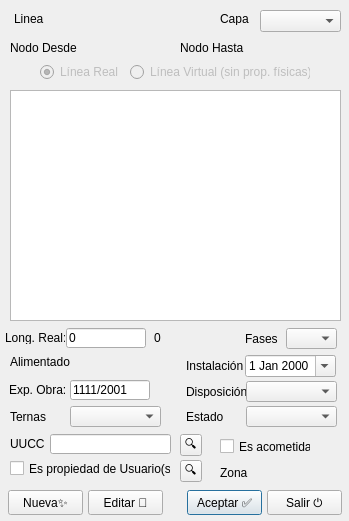
<?xml version="1.0" encoding="UTF-8"?>
<ui version="4.0">
 <class>Dialog</class>
 <widget class="QDialog" name="Dialog">
  <property name="windowModality">
   <enum>Qt::ApplicationModal</enum>
  </property>
  <property name="geometry">
   <rect>
    <x>0</x>
    <y>0</y>
    <width>349</width>
    <height>521</height>
   </rect>
  </property>
  <property name="windowTitle">
   <string>Linea</string>
  </property>
  <widget class="QComboBox" name="cmbCapa">
   <property name="geometry">
    <rect>
     <x>260</x>
     <y>10</y>
     <width>81</width>
     <height>22</height>
    </rect>
   </property>
  </widget>
  <widget class="QLineEdit" name="txtLongitud">
   <property name="geometry">
    <rect>
     <x>66</x>
     <y>328</y>
     <width>80</width>
     <height>20</height>
    </rect>
   </property>
   <property name="inputMethodHints">
    <set>Qt::ImhFormattedNumbersOnly</set>
   </property>
   <property name="text">
    <string>0</string>
   </property>
  </widget>
  <widget class="QDateEdit" name="datInstalacion">
   <property name="geometry">
    <rect>
     <x>245</x>
     <y>355</y>
     <width>91</width>
     <height>22</height>
    </rect>
   </property>
   <property name="calendarPopup">
    <bool>true</bool>
   </property>
  </widget>
  <widget class="QLabel" name="label">
   <property name="geometry">
    <rect>
     <x>14</x>
     <y>12</y>
     <width>47</width>
     <height>13</height>
    </rect>
   </property>
   <property name="text">
    <string>Linea</string>
   </property>
  </widget>
  <widget class="QLabel" name="lblLinea">
   <property name="geometry">
    <rect>
     <x>60</x>
     <y>11</y>
     <width>80</width>
     <height>16</height>
    </rect>
   </property>
   <property name="text">
    <string>&lt;automático&gt;</string>
   </property>
  </widget>
  <widget class="QLabel" name="label_5">
   <property name="geometry">
    <rect>
     <x>220</x>
     <y>12</y>
     <width>47</width>
     <height>13</height>
    </rect>
   </property>
   <property name="text">
    <string>Capa</string>
   </property>
  </widget>
  <widget class="QLabel" name="lblZona">
   <property name="geometry">
    <rect>
     <x>252</x>
     <y>463</y>
     <width>91</width>
     <height>20</height>
    </rect>
   </property>
   <property name="frameShape">
    <enum>QFrame::NoFrame</enum>
   </property>
   <property name="text">
    <string>&lt;desc.&gt;</string>
   </property>
   <property name="alignment">
    <set>Qt::AlignLeading|Qt::AlignLeft|Qt::AlignVCenter</set>
   </property>
  </widget>
  <widget class="QLabel" name="lblAlimentador">
   <property name="geometry">
    <rect>
     <x>76</x>
     <y>352</y>
     <width>101</width>
     <height>20</height>
    </rect>
   </property>
   <property name="frameShape">
    <enum>QFrame::NoFrame</enum>
   </property>
   <property name="text">
    <string>&lt;desc.&gt;</string>
   </property>
  </widget>
  <widget class="QLabel" name="label_9">
   <property name="geometry">
    <rect>
     <x>5</x>
     <y>331</y>
     <width>60</width>
     <height>13</height>
    </rect>
   </property>
   <property name="text">
    <string>Long. Real:</string>
   </property>
  </widget>
  <widget class="QLabel" name="label_10">
   <property name="geometry">
    <rect>
     <x>186</x>
     <y>359</y>
     <width>60</width>
     <height>13</height>
    </rect>
   </property>
   <property name="text">
    <string>Instalación</string>
   </property>
  </widget>
  <widget class="QPushButton" name="cmdAceptar">
   <property name="geometry">
    <rect>
     <x>187</x>
     <y>490</y>
     <width>75</width>
     <height>25</height>
    </rect>
   </property>
   <property name="text">
    <string>Aceptar ✅</string>
   </property>
   <property name="shortcut">
    <string>Return</string>
   </property>
  </widget>
  <widget class="QLabel" name="label_7">
   <property name="geometry">
    <rect>
     <x>10</x>
     <y>354</y>
     <width>60</width>
     <height>16</height>
    </rect>
   </property>
   <property name="text">
    <string>Alimentador</string>
   </property>
  </widget>
  <widget class="QLabel" name="label_8">
   <property name="geometry">
    <rect>
     <x>220</x>
     <y>465</y>
     <width>30</width>
     <height>16</height>
    </rect>
   </property>
   <property name="text">
    <string>Zona</string>
   </property>
  </widget>
  <widget class="QLineEdit" name="txtExpediente">
   <property name="geometry">
    <rect>
     <x>70</x>
     <y>380</y>
     <width>80</width>
     <height>20</height>
    </rect>
   </property>
   <property name="text">
    <string>1111/2001</string>
   </property>
  </widget>
  <widget class="QLabel" name="label_11">
   <property name="geometry">
    <rect>
     <x>9</x>
     <y>383</y>
     <width>60</width>
     <height>13</height>
    </rect>
   </property>
   <property name="text">
    <string>Exp. Obra:</string>
   </property>
  </widget>
  <widget class="QLabel" name="label_2">
   <property name="geometry">
    <rect>
     <x>10</x>
     <y>41</y>
     <width>70</width>
     <height>13</height>
    </rect>
   </property>
   <property name="text">
    <string>Nodo Desde</string>
   </property>
  </widget>
  <widget class="QLabel" name="lblNodoDesde">
   <property name="geometry">
    <rect>
     <x>86</x>
     <y>40</y>
     <width>80</width>
     <height>16</height>
    </rect>
   </property>
   <property name="text">
    <string>&lt;nodo desde&gt;</string>
   </property>
  </widget>
  <widget class="QLabel" name="label_3">
   <property name="geometry">
    <rect>
     <x>180</x>
     <y>41</y>
     <width>70</width>
     <height>13</height>
    </rect>
   </property>
   <property name="text">
    <string>Nodo Hasta</string>
   </property>
  </widget>
  <widget class="QLabel" name="lblNodoHasta">
   <property name="geometry">
    <rect>
     <x>252</x>
     <y>40</y>
     <width>80</width>
     <height>16</height>
    </rect>
   </property>
   <property name="text">
    <string>&lt;nodo hasta&gt;</string>
   </property>
  </widget>
  <widget class="QListWidget" name="liwElementos">
   <property name="geometry">
    <rect>
     <x>10</x>
     <y>90</y>
     <width>331</width>
     <height>231</height>
    </rect>
   </property>
  </widget>
  <widget class="QComboBox" name="cmbFase">
   <property name="geometry">
    <rect>
     <x>286</x>
     <y>328</y>
     <width>51</width>
     <height>21</height>
    </rect>
   </property>
  </widget>
  <widget class="QComboBox" name="cmbDisposicion">
   <property name="geometry">
    <rect>
     <x>246</x>
     <y>381</y>
     <width>91</width>
     <height>21</height>
    </rect>
   </property>
  </widget>
  <widget class="QComboBox" name="cmbEstado">
   <property name="geometry">
    <rect>
     <x>246</x>
     <y>406</y>
     <width>91</width>
     <height>21</height>
    </rect>
   </property>
  </widget>
  <widget class="QLabel" name="label_12">
   <property name="geometry">
    <rect>
     <x>245</x>
     <y>331</y>
     <width>41</width>
     <height>16</height>
    </rect>
   </property>
   <property name="text">
    <string>Fases</string>
   </property>
  </widget>
  <widget class="QLabel" name="label_13">
   <property name="geometry">
    <rect>
     <x>186</x>
     <y>385</y>
     <width>60</width>
     <height>13</height>
    </rect>
   </property>
   <property name="text">
    <string>Disposición</string>
   </property>
  </widget>
  <widget class="QLabel" name="label_14">
   <property name="geometry">
    <rect>
     <x>186</x>
     <y>410</y>
     <width>60</width>
     <height>13</height>
    </rect>
   </property>
   <property name="text">
    <string>Estado</string>
   </property>
  </widget>
  <widget class="QCheckBox" name="chkPropiedadUsuario">
   <property name="geometry">
    <rect>
     <x>10</x>
     <y>460</y>
     <width>161</width>
     <height>17</height>
    </rect>
   </property>
   <property name="text">
    <string>Es propiedad de Usuario(s)</string>
   </property>
   <property name="checked">
    <bool>false</bool>
   </property>
  </widget>
  <widget class="QLabel" name="lblLongitud">
   <property name="geometry">
    <rect>
     <x>154</x>
     <y>333</y>
     <width>85</width>
     <height>10</height>
    </rect>
   </property>
   <property name="text">
    <string>0</string>
   </property>
  </widget>
  <widget class="QPushButton" name="cmdSalir">
   <property name="geometry">
    <rect>
     <x>267</x>
     <y>490</y>
     <width>75</width>
     <height>25</height>
    </rect>
   </property>
   <property name="text">
    <string>Salir ⏻</string>
   </property>
   <property name="shortcut">
    <string>Esc</string>
   </property>
  </widget>
  <widget class="QToolButton" name="cmdUUCC">
   <property name="geometry">
    <rect>
     <x>180</x>
     <y>434</y>
     <width>22</width>
     <height>22</height>
    </rect>
   </property>
   <property name="text">
    <string>🔍</string>
   </property>
  </widget>
  <widget class="QLineEdit" name="txtUUCC">
   <property name="geometry">
    <rect>
     <x>50</x>
     <y>434</y>
     <width>121</width>
     <height>20</height>
    </rect>
   </property>
   <property name="text">
    <string/>
   </property>
  </widget>
  <widget class="QLabel" name="label_15">
   <property name="geometry">
    <rect>
     <x>10</x>
     <y>437</y>
     <width>47</width>
     <height>13</height>
    </rect>
   </property>
   <property name="text">
    <string>UUCC</string>
   </property>
  </widget>
  <widget class="QCheckBox" name="chkAcometida">
   <property name="geometry">
    <rect>
     <x>220</x>
     <y>438</y>
     <width>91</width>
     <height>17</height>
    </rect>
   </property>
   <property name="text">
    <string>Es acometida</string>
   </property>
  </widget>
  <widget class="QComboBox" name="cmbTernas">
   <property name="geometry">
    <rect>
     <x>70</x>
     <y>406</y>
     <width>91</width>
     <height>21</height>
    </rect>
   </property>
  </widget>
  <widget class="QLabel" name="label_16">
   <property name="geometry">
    <rect>
     <x>10</x>
     <y>410</y>
     <width>60</width>
     <height>13</height>
    </rect>
   </property>
   <property name="text">
    <string>Ternas</string>
   </property>
  </widget>
  <widget class="QToolButton" name="cmdUsuarios">
   <property name="geometry">
    <rect>
     <x>180</x>
     <y>460</y>
     <width>22</width>
     <height>22</height>
    </rect>
   </property>
   <property name="text">
    <string>🔍</string>
   </property>
  </widget>
  <widget class="QPushButton" name="cmdNueva">
   <property name="geometry">
    <rect>
     <x>8</x>
     <y>490</y>
     <width>75</width>
     <height>25</height>
    </rect>
   </property>
   <property name="text">
    <string>Nueva✨</string>
   </property>
  </widget>
  <widget class="QPushButton" name="cmdEditar">
   <property name="geometry">
    <rect>
     <x>88</x>
     <y>490</y>
     <width>75</width>
     <height>25</height>
    </rect>
   </property>
   <property name="text">
    <string>Editar 📝</string>
   </property>
  </widget>
  <widget class="QLabel" name="lblAux">
   <property name="geometry">
    <rect>
     <x>140</x>
     <y>11</y>
     <width>80</width>
     <height>17</height>
    </rect>
   </property>
   <property name="text">
    <string/>
   </property>
  </widget>
  <widget class="QRadioButton" name="rbtReal">
   <property name="enabled">
    <bool>false</bool>
   </property>
   <property name="geometry">
    <rect>
     <x>40</x>
     <y>62</y>
     <width>89</width>
     <height>20</height>
    </rect>
   </property>
   <property name="text">
    <string>Línea Real</string>
   </property>
   <property name="checked">
    <bool>true</bool>
   </property>
  </widget>
  <widget class="QRadioButton" name="rbtVirtual">
   <property name="enabled">
    <bool>false</bool>
   </property>
   <property name="geometry">
    <rect>
     <x>130</x>
     <y>62</y>
     <width>180</width>
     <height>20</height>
    </rect>
   </property>
   <property name="text">
    <string>Línea Virtual (sin prop. físicas)</string>
   </property>
  </widget>
 </widget>
 <resources/>
 <connections/>
</ui>
